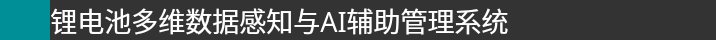
     <widget class="QFrame" name="frame_top">
      <property name="maximumSize">
       <size>
        <width>16777215</width>
        <height>40</height>
       </size>
      </property>
      <property name="frameShape">
       <enum>QFrame::NoFrame</enum>
      </property>
      <property name="frameShadow">
       <enum>QFrame::Plain</enum>
      </property>
      <layout class="QHBoxLayout" name="horizontalLayout">
       <property name="spacing">
        <number>0</number>
       </property>
       <property name="leftMargin">
        <number>0</number>
       </property>
       <property name="topMargin">
        <number>0</number>
       </property>
       <property name="rightMargin">
        <number>0</number>
       </property>
       <property name="bottomMargin">
        <number>0</number>
       </property>
       <item>
        <widget class="QFrame" name="frame_toodle">
         <property name="minimumSize">
          <size>
           <width>50</width>
           <height>40</height>
          </size>
         </property>
         <property name="maximumSize">
          <size>
           <width>50</width>
           <height>40</height>
          </size>
         </property>
         <property name="styleSheet">
          <string notr="true">background:rgb(0,143,150);</string>
         </property>
         <property name="frameShape">
          <enum>QFrame::NoFrame</enum>
         </property>
         <property name="frameShadow">
          <enum>QFrame::Plain</enum>
         </property>
         <layout class="QHBoxLayout" name="horizontalLayout_3">
          <property name="spacing">
           <number>0</number>
          </property>
          <property name="leftMargin">
           <number>0</number>
          </property>
          <property name="topMargin">
           <number>0</number>
          </property>
          <property name="rightMargin">
           <number>0</number>
          </property>
          <property name="bottomMargin">
           <number>0</number>
          </property>
          <item>
           <widget class="QPushButton" name="toodle">
            <property name="minimumSize">
             <size>
              <width>50</width>
              <height>40</height>
             </size>
            </property>
            <property name="maximumSize">
             <size>
              <width>50</width>
              <height>40</height>
             </size>
            </property>
            <property name="styleSheet">
             <string notr="true">QPushButton {
	border: none;
	background-color: rgba(0,0,0,0);
}
QPushButton:hover {
	background-color: rgb(0,178,178);
}
QPushButton:pressed {	
	background-color: rgba(0,0,0,0);
}</string>
            </property>
            <property name="text">
             <string/>
            </property>
            <property name="icon">
             <iconset>
              <normaloff>icons/1x/logo.png</normaloff>icons/1x/logo.png</iconset>
            </property>
            <property name="flat">
             <bool>true</bool>
            </property>
           </widget>
          </item>
         </layout>
        </widget>
       </item>
       <item>
        <widget class="QFrame" name="frame_top_east">
         <property name="maximumSize">
          <size>
           <width>16777215</width>
           <height>55</height>
          </size>
         </property>
         <property name="styleSheet">
          <string notr="true">background:rgb(51,51,51);</string>
         </property>
         <property name="frameShape">
          <enum>QFrame::NoFrame</enum>
         </property>
         <property name="frameShadow">
          <enum>QFrame::Plain</enum>
         </property>
         <layout class="QHBoxLayout" name="horizontalLayout_4">
          <property name="spacing">
           <number>0</number>
          </property>
          <property name="leftMargin">
           <number>0</number>
          </property>
          <property name="topMargin">
           <number>0</number>
          </property>
          <property name="rightMargin">
           <number>0</number>
          </property>
          <property name="bottomMargin">
           <number>0</number>
          </property>
          <item>
           <widget class="QFrame" name="frame_appname">
            <property name="frameShape">
             <enum>QFrame::NoFrame</enum>
            </property>
            <property name="frameShadow">
             <enum>QFrame::Plain</enum>
            </property>
            <layout class="QHBoxLayout" name="horizontalLayout_10">
             <property name="spacing">
              <number>7</number>
             </property>
             <property name="leftMargin">
              <number>0</number>
             </property>
             <property name="topMargin">
              <number>0</number>
             </property>
             <property name="rightMargin">
              <number>0</number>
             </property>
             <property name="bottomMargin">
              <number>0</number>
             </property>
             <item>
              <widget class="QLabel" name="lab_appname">
               <property name="font">
                <font>
                 <family>Segoe UI Light</family>
                 <pointsize>24</pointsize>
                </font>
               </property>
               <property name="styleSheet">
                <string notr="true">color:rgb(255,255,255);</string>
               </property>
               <property name="text">
                <string>&lt;html&gt;&lt;head/&gt;&lt;body&gt;&lt;p align=&quot;center&quot;&gt;&lt;span style=&quot; font-size:20pt;&quot;&gt;锂电池多维数据感知与AI辅助管理系统&lt;/span&gt;&lt;/p&gt;&lt;/body&gt;&lt;/html&gt;</string>
               </property>
               <property name="textFormat">
                <enum>Qt::AutoText</enum>
               </property>
               <property name="scaledContents">
                <bool>false</bool>
               </property>
              </widget>
             </item>
             <item>
              <widget class="QLabel" name="label_11">
               <property name="minimumSize">
                <size>
                 <width>80</width>
                 <height>40</height>
                </size>
               </property>
               <property name="maximumSize">
                <size>
                 <width>80</width>
                 <height>40</height>
                </size>
               </property>
               <property name="text">
                <string/>
               </property>
              </widget>
             </item>
            </layout>
           </widget>
          </item>
          <item>
           <widget class="QFrame" name="frame_min">
            <property name="minimumSize">
             <size>
              <width>40</width>
              <height>40</height>
             </size>
            </property>
            <property name="maximumSize">
             <size>
              <width>40</width>
              <height>40</height>
             </size>
            </property>
            <property name="frameShape">
             <enum>QFrame::NoFrame</enum>
            </property>
            <property name="frameShadow">
             <enum>QFrame::Plain</enum>
            </property>
            <layout class="QHBoxLayout" name="horizontalLayout_7">
             <property name="spacing">
              <number>0</number>
             </property>
             <property name="leftMargin">
              <number>0</number>
             </property>
             <property name="topMargin">
              <number>0</number>
             </property>
             <property name="rightMargin">
              <number>0</number>
             </property>
             <property name="bottomMargin">
              <number>0</number>
             </property>
             <item>
              <widget class="QPushButton" name="bn_min">
               <property name="minimumSize">
                <size>
                 <width>40</width>
                 <height>40</height>
                </size>
               </property>
               <property name="maximumSize">
                <size>
                 <width>40</width>
                 <height>40</height>
                </size>
               </property>
               <property name="toolTip">
                <string>Minimize</string>
               </property>
               <property name="styleSheet">
                <string notr="true">QPushButton {
	border: none;
	background-color: rgba(0,0,0,0);
}
QPushButton:hover {
	background-color: rgb(0,143,150);
}
QPushButton:pressed {	
	background-color: rgba(0,0,0,0);
}</string>
               </property>
               <property name="text">
                <string/>
               </property>
               <property name="icon">
                <iconset>
                 <normaloff>icons/1x/hideAsset 53.png</normaloff>icons/1x/hideAsset 53.png</iconset>
               </property>
               <property name="iconSize">
                <size>
                 <width>22</width>
                 <height>22</height>
                </size>
               </property>
               <property name="flat">
                <bool>true</bool>
               </property>
              </widget>
             </item>
            </layout>
           </widget>
          </item>
          <item>
           <widget class="QFrame" name="frame_max">
            <property name="minimumSize">
             <size>
              <width>40</width>
              <height>40</height>
             </size>
            </property>
            <property name="maximumSize">
             <size>
              <width>40</width>
              <height>40</height>
             </size>
            </property>
            <property name="frameShape">
             <enum>QFrame::NoFrame</enum>
            </property>
            <property name="frameShadow">
             <enum>QFrame::Plain</enum>
            </property>
            <layout class="QHBoxLayout" name="horizontalLayout_6">
             <property name="spacing">
              <number>0</number>
             </property>
             <property name="leftMargin">
              <number>0</number>
             </property>
             <property name="topMargin">
              <number>0</number>
             </property>
             <property name="rightMargin">
              <number>0</number>
             </property>
             <property name="bottomMargin">
              <number>0</number>
             </property>
             <item>
              <widget class="QPushButton" name="bn_max">
               <property name="maximumSize">
                <size>
                 <width>40</width>
                 <height>40</height>
                </size>
               </property>
               <property name="toolTip">
                <string>Maximize</string>
               </property>
               <property name="styleSheet">
                <string notr="true">QPushButton {
	border: none;
	background-color: rgba(0,0,0,0);
}
QPushButton:hover {
	background-color: rgb(0,143,150);
}
QPushButton:pressed {	
	background-color: rgba(0,0,0,0);
}</string>
               </property>
               <property name="text">
                <string/>
               </property>
               <property name="icon">
                <iconset>
                 <normaloff>icons/1x/max.png</normaloff>icons/1x/max.png</iconset>
               </property>
               <property name="iconSize">
                <size>
                 <width>22</width>
                 <height>22</height>
                </size>
               </property>
               <property name="flat">
                <bool>true</bool>
               </property>
              </widget>
             </item>
            </layout>
           </widget>
          </item>
          <item>
           <widget class="QFrame" name="frame_close">
            <property name="minimumSize">
             <size>
              <width>40</width>
              <height>40</height>
             </size>
            </property>
            <property name="maximumSize">
             <size>
              <width>40</width>
              <height>55</height>
             </size>
            </property>
            <property name="frameShape">
             <enum>QFrame::NoFrame</enum>
            </property>
            <property name="frameShadow">
             <enum>QFrame::Plain</enum>
            </property>
            <layout class="QHBoxLayout" name="horizontalLayout_5">
             <property name="spacing">
              <number>0</number>
             </property>
             <property name="leftMargin">
              <number>0</number>
             </property>
             <property name="topMargin">
              <number>0</number>
             </property>
             <property name="rightMargin">
              <number>0</number>
             </property>
             <property name="bottomMargin">
              <number>0</number>
             </property>
             <item>
              <widget class="QPushButton" name="bn_close">
               <property name="maximumSize">
                <size>
                 <width>40</width>
                 <height>40</height>
                </size>
               </property>
               <property name="toolTip">
                <string>Close</string>
               </property>
               <property name="styleSheet">
                <string notr="true">QPushButton {
	border: none;
	background-color: rgba(0,0,0,0);
}
QPushButton:hover {
	background-color: rgb(0,143,150);
}
QPushButton:pressed {	
	background-color: rgba(0,0,0,0);
}</string>
               </property>
               <property name="text">
                <string/>
               </property>
               <property name="icon">
                <iconset>
                 <normaloff>icons/1x/closeAsset 43.png</normaloff>icons/1x/closeAsset 43.png</iconset>
               </property>
               <property name="iconSize">
                <size>
                 <width>22</width>
                 <height>22</height>
                </size>
               </property>
               <property name="flat">
                <bool>true</bool>
               </property>
              </widget>
             </item>
            </layout>
           </widget>
          </item>
         </layout>
        </widget>
       </item>
      </layout>
     </widget>
